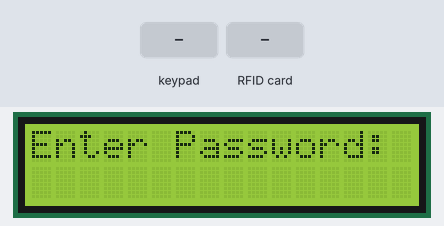
Simulated run of this sketch. Board: Arduino Uno, built with avr-gcc and run on an emulated ATmega328P. On the bench: 16×2 character LCD. Inputs (shaded band) come from the test bench.

Above: at 1.3 s.
1.4 s: keypad keys 9 8 7 6 # pressed 0.4 s apart
At 3.4 s:
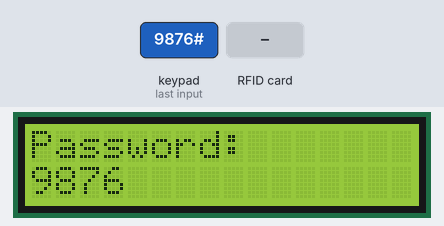
6.4 s: RFID card 21 38 C0 01 held to the reader
At 7.6 s:
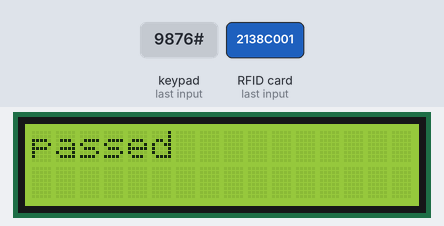
9.4 s: key 'A' pressed
At 10.3 s:
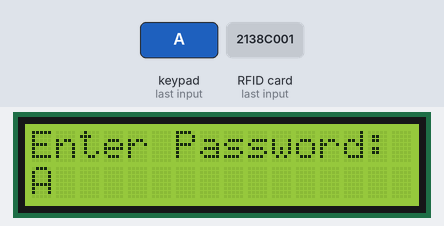
10.9 s: RFID card 5E 7A 19 C4 held to the reader
At 11.6 s:
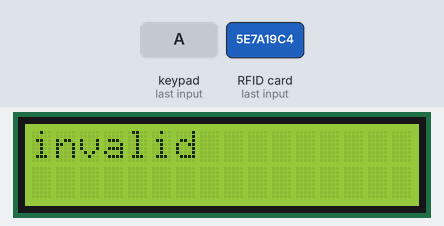
13.9 s: key 'B' pressed
At 14.3 s:
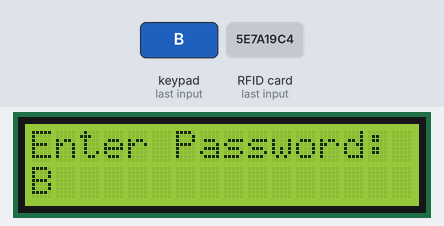
15.4 s: keypad keys 9 8 7 6 A pressed 0.4 s apart
At 17.4 s:
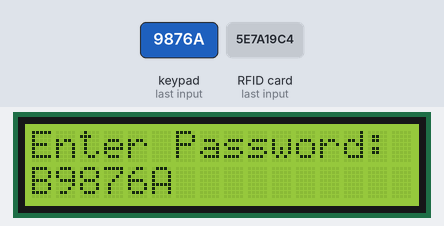
Timing chart, 0 to 18.9 s (numbered marks = the images above; inputs shaded):
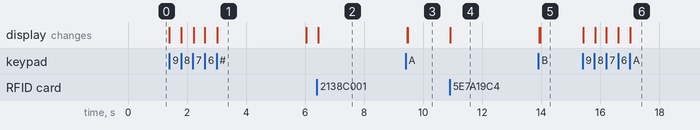

The sketch:

RFID.ino
```cpp
#include <Wire.h>
#include <LiquidCrystal_I2C.h>
#include <Keypad.h>
#include <SPI.h>
#include <MFRC522.h>

#define SS_PIN 10
#define RST_PIN A0

MFRC522 rfid(SS_PIN, RST_PIN);

const byte ROWS = 4;
const byte COLS = 4;

char hexaKeys[ROWS][COLS] = {
  {'1', '2', '3', 'A'},
  {'4', '5', '6', 'B'},
  {'7', '8', '9', 'C'},
  {'*', '0', '#', 'D'}
};

byte rowPins[ROWS] = {9, 8, 7, 6};
byte colPins[COLS] = {5, 4, 3, 2};

Keypad keypad = Keypad(makeKeymap(hexaKeys), rowPins, colPins, ROWS, COLS);
LiquidCrystal_I2C lcd(0x27, 16, 2);

String password = "";

void setup() {
  Serial.begin(9600);
  SPI.begin();
  rfid.PCD_Init();
  lcd.init();
  lcd.backlight();
  lcd.setCursor(0, 0);
  lcd.print("Enter Password:");
  lcd.setCursor(0, 1);
}

void loop() {
  if (rfid.PICC_IsNewCardPresent() && rfid.PICC_ReadCardSerial()) {

    byte authorizedUID[4] = {0x21, 0x38, 0xC0, 0x01}; // UID for blue key

    bool authorized = true;

    if (rfid.uid.size != 4) authorized = false;
    else {
      for (byte i = 0; i < 4; i++) {
        if (rfid.uid.uidByte[i] != authorizedUID[i]) {
          authorized = false;
          break;
        }
      }
    }

    lcd.clear();
    if (authorized) {
      lcd.print("passed");
    } else {
      lcd.print("invalid");
    }

    delay(3000);  // Show message for 3 seconds

    lcd.clear();
    lcd.setCursor(0, 0);
    lcd.print("Enter Password:");
    lcd.setCursor(0, 1);

    rfid.PICC_HaltA();
    rfid.PCD_StopCrypto1();

    password = "";

    return;
  }

  char key = keypad.getKey();

  if (key) {
    if (key == '#') {
      lcd.clear();
      lcd.print("Password:");
      lcd.setCursor(0, 1);
      lcd.print(password);
      delay(3000);
      lcd.clear();
      password = "";
      lcd.setCursor(0, 0);
      lcd.print("Enter Password:");
      lcd.setCursor(0, 1);
    }
    else if (key == '*') {
      password = "";
      lcd.setCursor(0, 1);
      lcd.print("                ");
      lcd.setCursor(0, 1);
    }
    else {
      if (password.length() < 16) {
        password += key;
        lcd.print(key);
      }
    }
  }
}
```

Measured:
- after the input at 1.4 s, the display: first changes at once (image 1 shows a later state)
- after the input at 6.4 s, the display: changes at once (image 2)
- after the input at 9.4 s, the display: first differs from a run without the input after 0.08 s (image 3)
- after the input at 10.9 s, the display: changes at once (image 4)
- after the input at 13.9 s, the display: first differs from a run without the input after 0.06 s (image 5)
- after the input at 15.4 s, the display: first changes at once (image 6 shows a later state)
- what the display in image 1 shows lasts 3.0 s, from 3.0 s to 6.0 s
